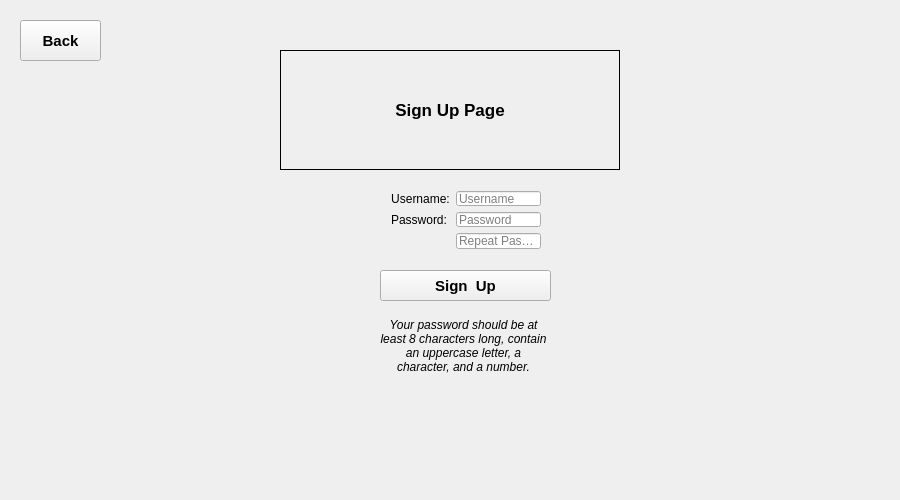
<?xml version="1.0" encoding="UTF-8"?>
<ui version="4.0">
 <class>signUpFormClass</class>
 <widget class="QWidget" name="signUpFormClass">
  <property name="geometry">
   <rect>
    <x>0</x>
    <y>0</y>
    <width>900</width>
    <height>500</height>
   </rect>
  </property>
  <property name="windowTitle">
   <string>signUpForm</string>
  </property>
  <widget class="QLabel" name="label">
   <property name="geometry">
    <rect>
     <x>280</x>
     <y>50</y>
     <width>340</width>
     <height>120</height>
    </rect>
   </property>
   <property name="font">
    <font>
     <family>Microsoft Sans Serif</family>
     <pointsize>13</pointsize>
     <italic>false</italic>
     <bold>true</bold>
    </font>
   </property>
   <property name="layoutDirection">
    <enum>Qt::LeftToRight</enum>
   </property>
   <property name="frameShape">
    <enum>QFrame::Box</enum>
   </property>
   <property name="frameShadow">
    <enum>QFrame::Plain</enum>
   </property>
   <property name="lineWidth">
    <number>1</number>
   </property>
   <property name="text">
    <string>Sign Up Page</string>
   </property>
   <property name="alignment">
    <set>Qt::AlignCenter</set>
   </property>
   <property name="wordWrap">
    <bool>true</bool>
   </property>
  </widget>
  <widget class="QWidget" name="formLayoutWidget">
   <property name="geometry">
    <rect>
     <x>380</x>
     <y>180</y>
     <width>172</width>
     <height>80</height>
    </rect>
   </property>
   <layout class="QFormLayout" name="formLayout">
    <item row="0" column="0">
     <widget class="QLabel" name="label_2">
      <property name="text">
       <string>Username:</string>
      </property>
      <property name="alignment">
       <set>Qt::AlignCenter</set>
      </property>
     </widget>
    </item>
    <item row="0" column="1">
     <widget class="QLineEdit" name="lineEdit">
      <property name="placeholderText">
       <string>Username</string>
      </property>
     </widget>
    </item>
    <item row="1" column="0">
     <widget class="QLabel" name="label_3">
      <property name="text">
       <string>Password:</string>
      </property>
     </widget>
    </item>
    <item row="1" column="1">
     <widget class="QLineEdit" name="lineEdit_2">
      <property name="echoMode">
       <enum>QLineEdit::Password</enum>
      </property>
      <property name="placeholderText">
       <string>Password</string>
      </property>
     </widget>
    </item>
    <item row="2" column="1">
     <widget class="QLineEdit" name="lineEdit_3">
      <property name="echoMode">
       <enum>QLineEdit::Password</enum>
      </property>
      <property name="placeholderText">
       <string>Repeat Password</string>
      </property>
     </widget>
    </item>
   </layout>
  </widget>
  <widget class="QPushButton" name="signUpButton">
   <property name="geometry">
    <rect>
     <x>380</x>
     <y>270</y>
     <width>171</width>
     <height>31</height>
    </rect>
   </property>
   <property name="font">
    <font>
     <family>Microsoft Sans Serif</family>
     <pointsize>11</pointsize>
     <bold>true</bold>
    </font>
   </property>
   <property name="text">
    <string>Sign  Up</string>
   </property>
  </widget>
  <widget class="QPushButton" name="backButton">
   <property name="geometry">
    <rect>
     <x>20</x>
     <y>20</y>
     <width>81</width>
     <height>41</height>
    </rect>
   </property>
   <property name="font">
    <font>
     <family>Microsoft Sans Serif</family>
     <pointsize>11</pointsize>
     <bold>true</bold>
    </font>
   </property>
   <property name="text">
    <string>Back</string>
   </property>
  </widget>
  <widget class="QLabel" name="label_4">
   <property name="geometry">
    <rect>
     <x>378</x>
     <y>310</y>
     <width>171</width>
     <height>71</height>
    </rect>
   </property>
   <property name="font">
    <font>
     <italic>true</italic>
    </font>
   </property>
   <property name="text">
    <string>Your password should be at least 8 characters long, contain an uppercase letter, a character, and a number.</string>
   </property>
   <property name="alignment">
    <set>Qt::AlignCenter</set>
   </property>
   <property name="wordWrap">
    <bool>true</bool>
   </property>
  </widget>
 </widget>
 <layoutdefault spacing="6" margin="11"/>
 <resources/>
 <connections/>
</ui>
